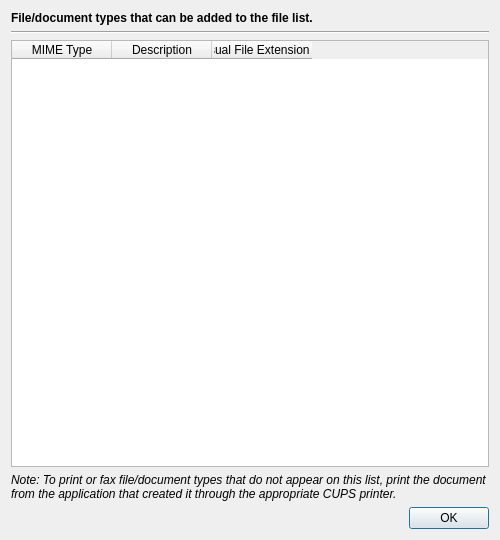
<ui version="4.0" >
 <class>MimeTypesDialog_base</class>
 <widget class="QDialog" name="MimeTypesDialog_base" >
  <property name="geometry" >
   <rect>
    <x>0</x>
    <y>0</y>
    <width>500</width>
    <height>540</height>
   </rect>
  </property>
  <property name="windowTitle" >
   <string>HP Device Manager - MIME Types</string>
  </property>
  <layout class="QGridLayout" >
   <item row="0" column="0" colspan="2" >
    <widget class="QLabel" name="textLabel3_2" >
     <property name="sizePolicy" >
      <sizepolicy vsizetype="Preferred" hsizetype="Preferred" >
       <horstretch>0</horstretch>
       <verstretch>0</verstretch>
      </sizepolicy>
     </property>
     <property name="text" >
      <string>&lt;b>File/document types that can be added to the file list.&lt;/b></string>
     </property>
     <property name="wordWrap" >
      <bool>false</bool>
     </property>
    </widget>
   </item>
   <item row="1" column="0" colspan="2" >
    <widget class="Line" name="line1_2" >
     <property name="frameShape" >
      <enum>QFrame::HLine</enum>
     </property>
     <property name="frameShadow" >
      <enum>QFrame::Sunken</enum>
     </property>
    </widget>
   </item>
   <item row="2" column="0" colspan="2" >
    <widget class="QTableWidget" name="TypesTableWidget" >
     <property name="alternatingRowColors" >
      <bool>true</bool>
     </property>
     <property name="selectionMode" >
      <enum>QAbstractItemView::NoSelection</enum>
     </property>
     <column>
      <property name="text" >
       <string>MIME Type</string>
      </property>
     </column>
     <column>
      <property name="text" >
       <string>Description</string>
      </property>
     </column>
     <column>
      <property name="text" >
       <string>Usual File Extension(s)</string>
      </property>
     </column>
    </widget>
   </item>
   <item row="3" column="0" colspan="2" >
    <widget class="QLabel" name="textLabel1" >
     <property name="text" >
      <string>&lt;i>Note: To print or fax file/document types that do not appear on this list, print the document from the application that created it through the appropriate CUPS printer.&lt;/i></string>
     </property>
     <property name="wordWrap" >
      <bool>true</bool>
     </property>
    </widget>
   </item>
   <item row="4" column="0" >
    <spacer>
     <property name="orientation" >
      <enum>Qt::Horizontal</enum>
     </property>
     <property name="sizeType" >
      <enum>QSizePolicy::Expanding</enum>
     </property>
     <property name="sizeHint" >
      <size>
       <width>301</width>
       <height>20</height>
      </size>
     </property>
    </spacer>
   </item>
   <item row="4" column="1" >
    <widget class="QPushButton" name="pushButton10" >
     <property name="text" >
      <string>OK</string>
     </property>
    </widget>
   </item>
  </layout>
 </widget>
 <layoutdefault spacing="6" margin="11" />
 <pixmapfunction>qPixmapFromMimeSource</pixmapfunction>
 <resources/>
 <connections>
  <connection>
   <sender>pushButton10</sender>
   <signal>clicked()</signal>
   <receiver>MimeTypesDialog_base</receiver>
   <slot>accept()</slot>
   <hints>
    <hint type="sourcelabel" >
     <x>20</x>
     <y>20</y>
    </hint>
    <hint type="destinationlabel" >
     <x>20</x>
     <y>20</y>
    </hint>
   </hints>
  </connection>
 </connections>
</ui>
